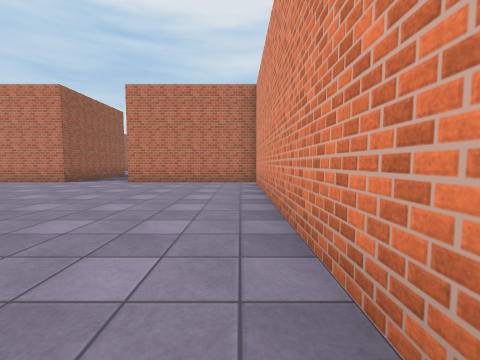
view 1 (above)

17 first-person views from a walk through a 3-D level made in the Unity game engine. The camera is 1.2 m above the floor, tilts 4° down and sees 90° across. The floor is counted in squares, 2 m on a side. Each view is taken from the middle of a square. On the plan, view 1 faces up. The plan holds only what a view shows up to about 9 squares ahead; the rest is blank. The place goes on beyond the plan. Surface patterns are stand-ins for the level's own textures.

view 2
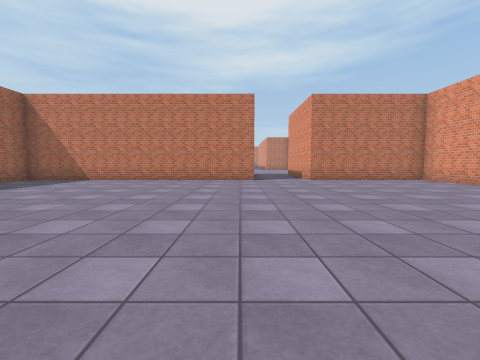

view 3
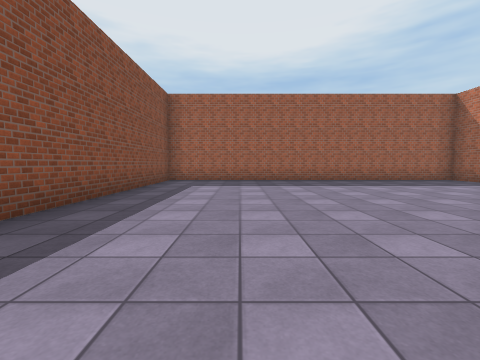

view 4
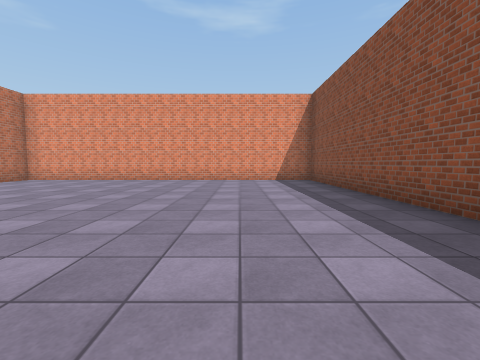

view 5
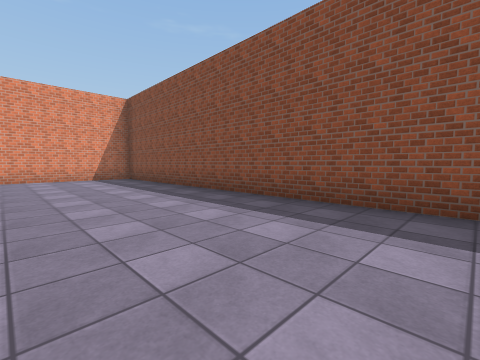

view 6
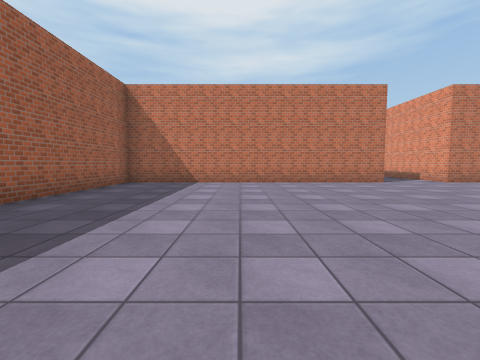

view 7
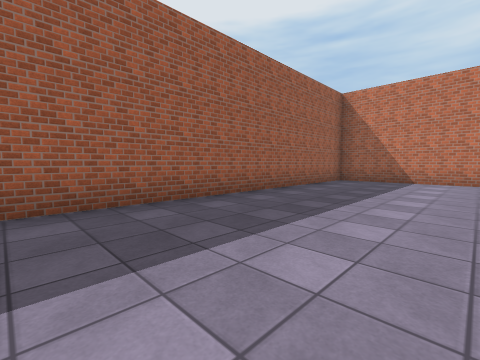

view 8
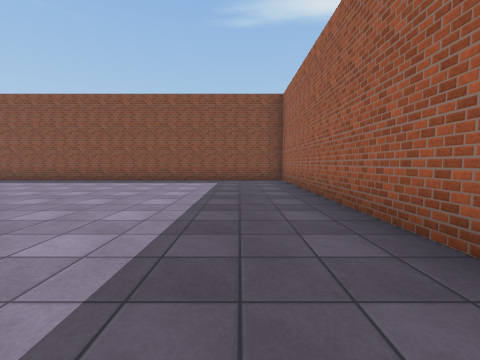

view 9
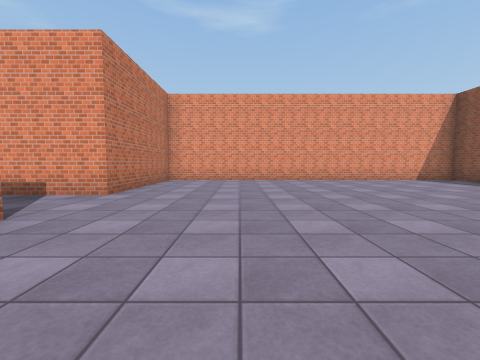

view 10
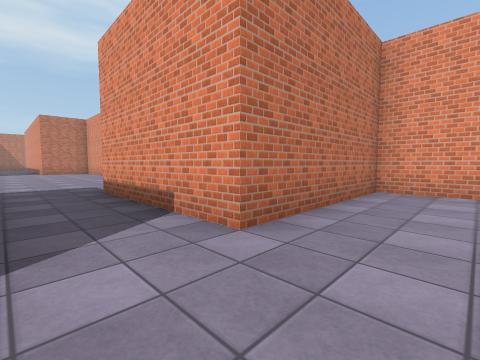

view 11
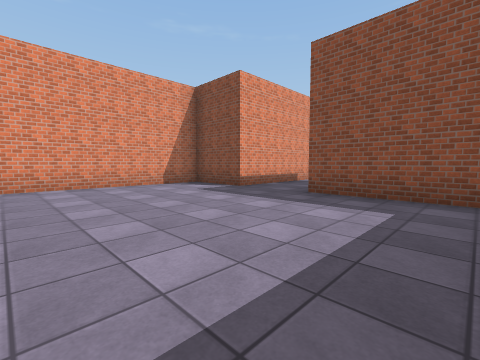

view 12
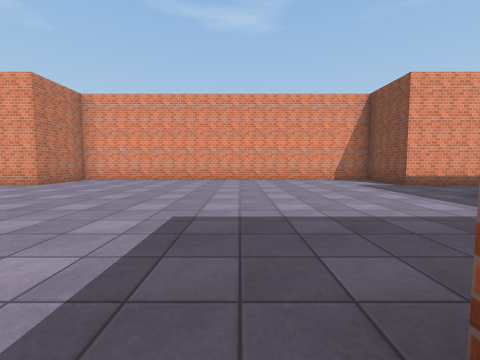

view 13
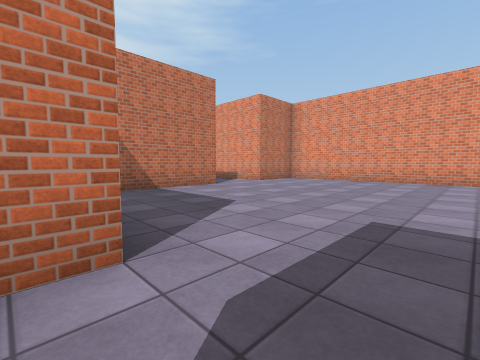

view 14
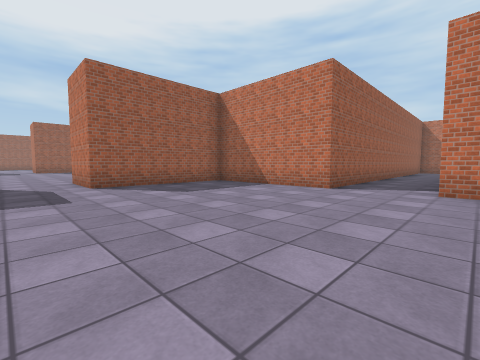

view 15
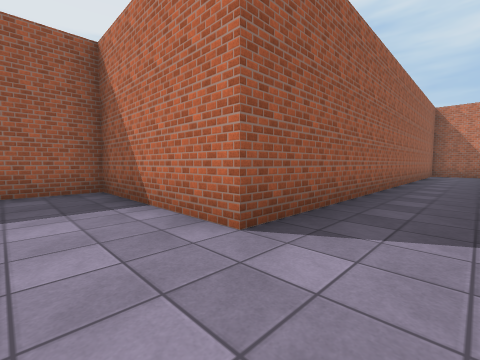

view 16
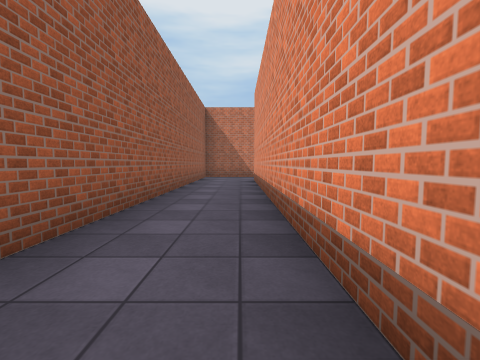

view 17
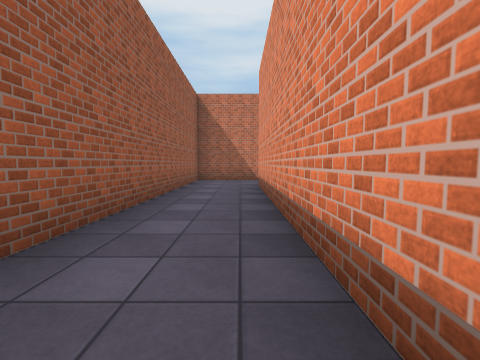

### Floor plan
Ten units are one square. View 1 is at (0, 0); x grows to the right and y downward. Boxes are objects, and circles mark ways between rooms. Rooms are numbered by the first view taken in them; rooms with no view inside come last. Other rooms are left out.
<svg viewBox="-140 -340 150 370">
<path fill="none" stroke="#000" d="M-55 -75 -135 -75 -135 25 5 25 5 -75 -35 -75M-81 -115 -55 -115M-55 -91 -55 -75M-35 -75 -35 -115 -15 -115 -15 -215 -35 -215 -35 -315M-32 -335 -55 -335 -55 -215 -95 -215 -95 -175 -115 -175"/>
<circle cx="-45" cy="-70" r="3" fill="#2a7"/>
<text x="-70" y="-30">1</text>
<text x="-50" y="-180">2</text>
</svg>
Room 1 opens to room 2.

Where each view was taken, in squares from view 1:
view 1: 0 up, 0 right, facing up
view 2: 1 down, 6 left, facing up
view 3: 0 up, 5 left, facing left
view 4: 0 up, 8 left, facing right
view 5: 1 up, 9 left, facing down-right
view 6: 0 up, 10 left, facing up
view 7: 1 down, 10 left, facing up-left
view 8: 6 up, 12 left, facing down
view 9: 5 up, 8 left, facing right
view 10: 6 up, 5 left, facing up-right
view 11: 16 up, 8 left, facing down-right
view 12: 16 up, 10 left, facing right
view 13: 16 up, 10 left, facing up-right
view 14: 16 up, 3 left, facing up-left
view 15: 20 up, 4 left, facing up-left
view 16: 23 up, 4 left, facing up
view 17: 25 up, 4 left, facing up
